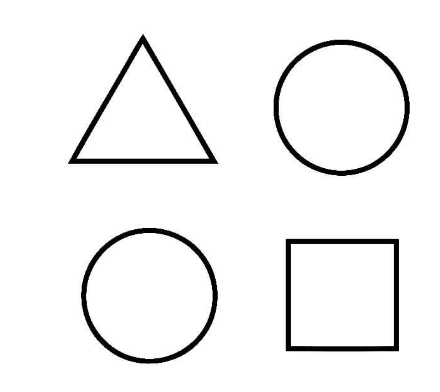
//> input picture 04_03/image.png, 440 x 392 px
$ ./main   (built with g++ and OpenCV 4)
//> lines starting //> are read from the running program, lines starting //| are printed output that depends on the picture; after the words box and inside, x2 and y2 are one past the last pixel; in counts of white or black regions, pixels touching at a corner belong together
#include <opencv2/opencv.hpp>
#include <iostream>

using namespace cv;
using namespace std;

// Определение четырехугольных фигур
string detectQuadrilateral(const vector<Point>& approx) {
	Rect rect = boundingRect(approx);
	float aspectRatio = static_cast<float>(rect.width) / rect.height;
	return (aspectRatio >= 0.9 && aspectRatio <= 1.1) ? "Square" : "Rectangle";
}

// Определение многоугольников
string detectPolygon(const vector<Point>& approx) {
	return (approx.size() < 7) ? "Polygon" : "Circle";
}

// Определение фигуры
string detectShape(const vector<Point>& contour) {
	vector<Point> approx;
	approxPolyDP(contour, approx, 0.02 * arcLength(contour, true), true);

	switch (approx.size()) {
		case 3: return "Triangle";
		case 4: return detectQuadrilateral(approx);
		default: return detectPolygon(approx);
	}
}

int main() {
  Mat image = imread("./image.png");
//> image is the input picture: 392 rows x 440 cols, CV_8UC3; mean B, G, R 242.2, 242.2, 242.2

  if (image.empty()) {
    cout << "Не удалось загрузить изображение!" << endl;
    return -1;
  }

	Mat hsvImage, grayImage;
	cvtColor(image, hsvImage, COLOR_BGR2HSV);
//> hsvImage: 392 rows x 440 cols, CV_8UC3; mean H, S, V 0.2, 0, 242.2
	cvtColor(hsvImage, grayImage, COLOR_BGR2GRAY);
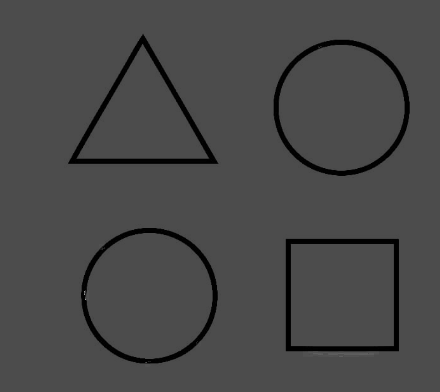
//> grayImage: 392 rows x 440 cols, CV_8UC1; min 0, max 153, mean 72.2

	Mat edges;
	Canny(grayImage, edges, 50, 150);
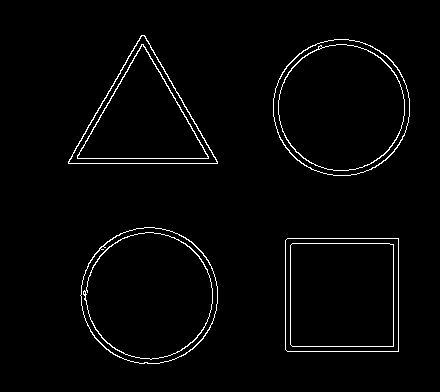
//> edges: 392 rows x 440 cols, CV_8UC1; 2.2% white in thin lines or dots, all inside (x1, y1, x2, y2) = (68, 35, 410, 364)

	vector<vector<Point>> contours;
	findContours(edges, contours, RETR_EXTERNAL, CHAIN_APPROX_SIMPLE);
//> contours = 4 contours; box (x1, y1, x2, y2) and area: (273, 39, 410, 176) 14628, (80, 227, 218, 364) 14626, (285, 238, 399, 352) 12765, (68, 35, 218, 164) 9891

	for (const auto& contour : contours) {
		string shape = detectShape(contour);
		drawContours(image, vector<vector<Point>>{contour}, -1, Scalar(0, 255, 0), 2);
		Moments m = moments(contour);

		if (m.m00 != 0) {
			int cx = static_cast<int>(m.m10 / m.m00);
			int cy = static_cast<int>(m.m01 / m.m00);

			putText(image, shape, Point(cx, cy), FONT_HERSHEY_SIMPLEX, 0.6, Scalar(0, 0, 0), 2);
		}
	}
//> this loop made 4 passes
//> (rect in detectQuadrilateral, aspectRatio in detectQuadrilateral, shape, cx, cy) on pass 1: (Rect(285, 238, 114, 114), 1, "Square", 341, 294)
//> (approx in detectShape, shape, cx, cy) on pass 4: (3 Points (x, y): [68, 161], [217, 163], [144, 35], "Triangle", 142, 119)
//> pass 1, `putText(image, shape, Point(cx, cy), FONT_HERSHEY_SIMPLEX, 0.6, Scalar..`:
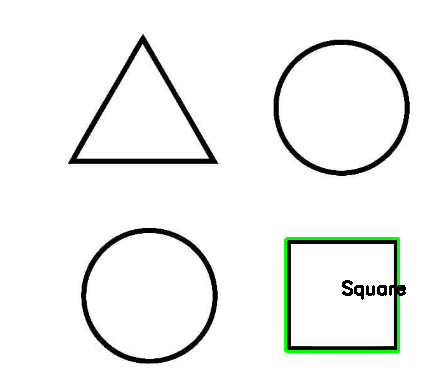
//> image: 392 rows x 440 cols, CV_8UC3; 1.04% of pixels changed, all inside (x1, y1, x2, y2) = (284, 237, 406, 353)
//> pass 2, `putText(image, shape, Point(cx, cy), FONT_HERSHEY_SIMPLEX, 0.6, Scalar..`:
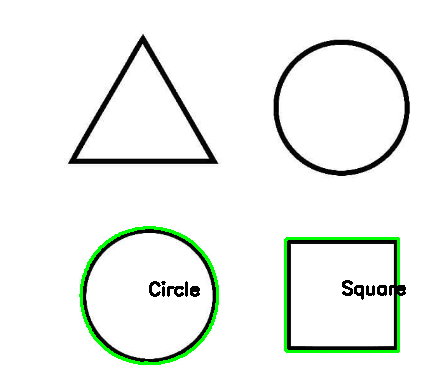
//> image: 392 rows x 440 cols, CV_8UC3; 1.08% of pixels changed, all inside (x1, y1, x2, y2) = (79, 226, 219, 365)
//> pass 3, `putText(image, shape, Point(cx, cy), FONT_HERSHEY_SIMPLEX, 0.6, Scalar..`:
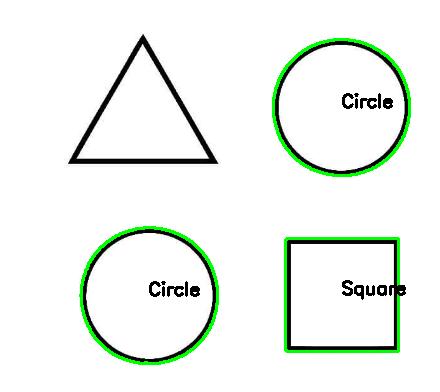
//> image: 392 rows x 440 cols, CV_8UC3; 1.08% of pixels changed, all inside (x1, y1, x2, y2) = (272, 38, 411, 177)
//> after the loop:
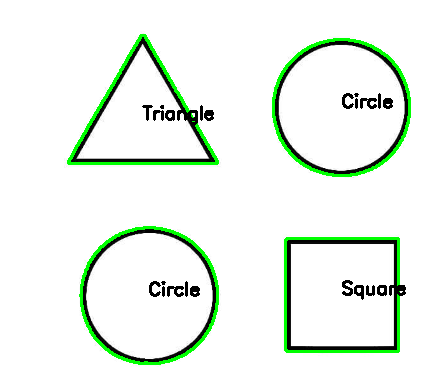
//> image: 392 rows x 440 cols, CV_8UC3; 1.16% of pixels changed, all inside (x1, y1, x2, y2) = (67, 34, 219, 165)

	imshow("Shape Detection", image);
  waitKey(0);

  return 0;
}
